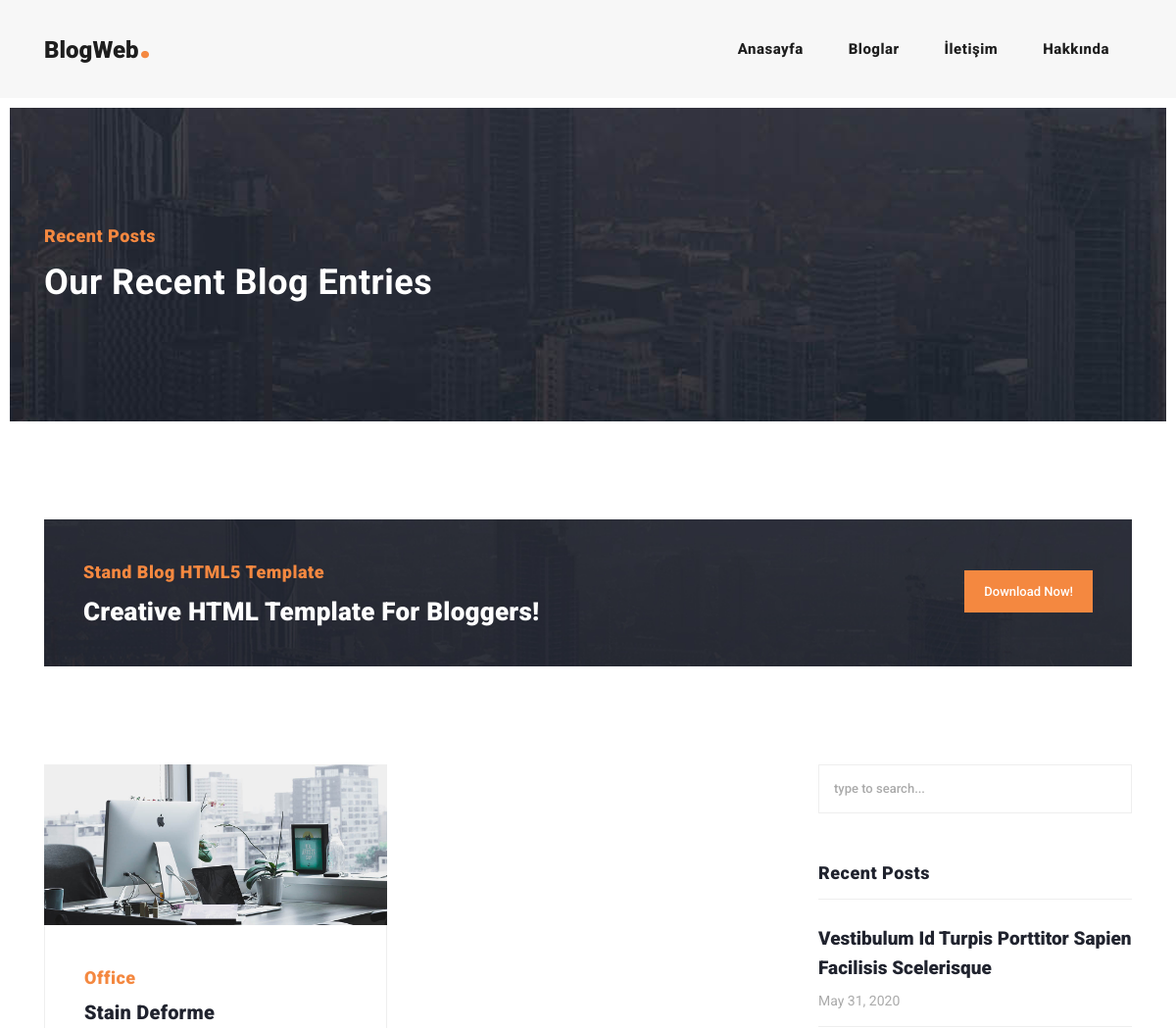
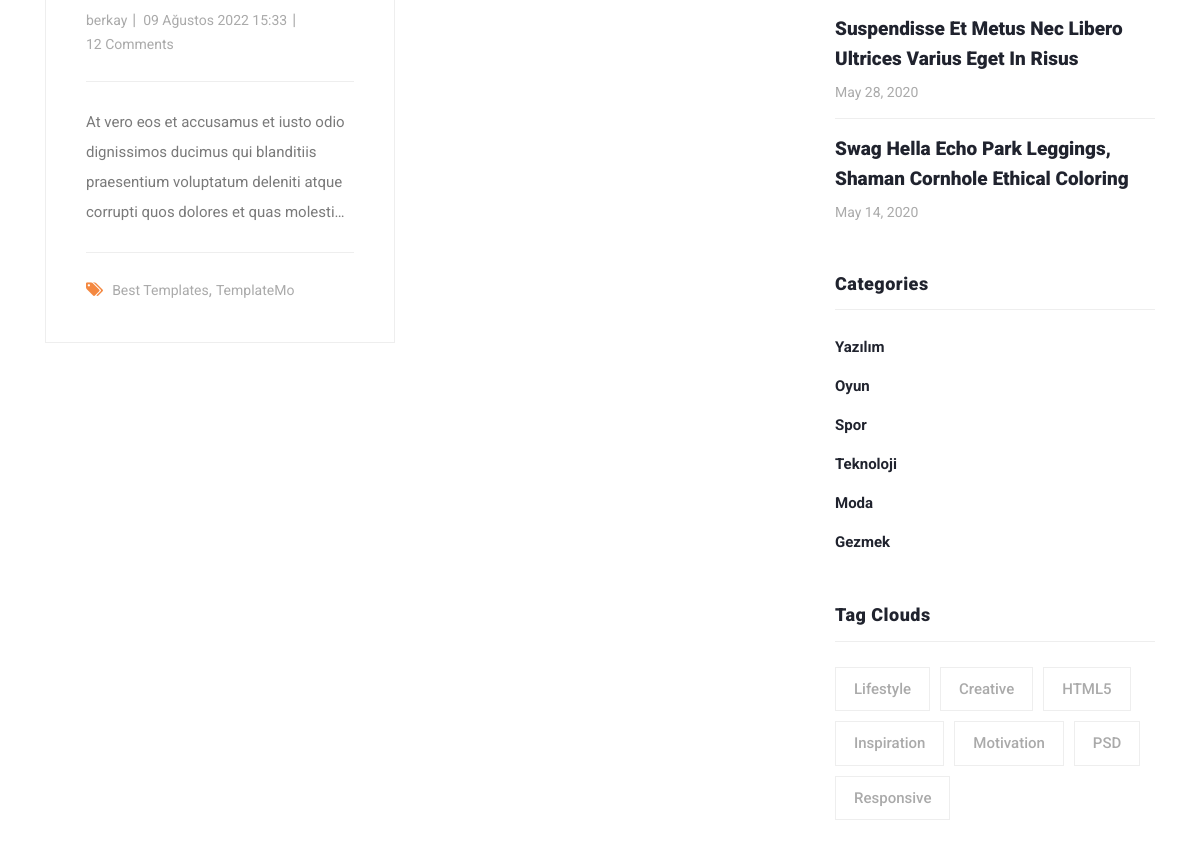
/blog/1 (upper part), run on an earlier commit of the app's database (2 pictures, top to bottom).
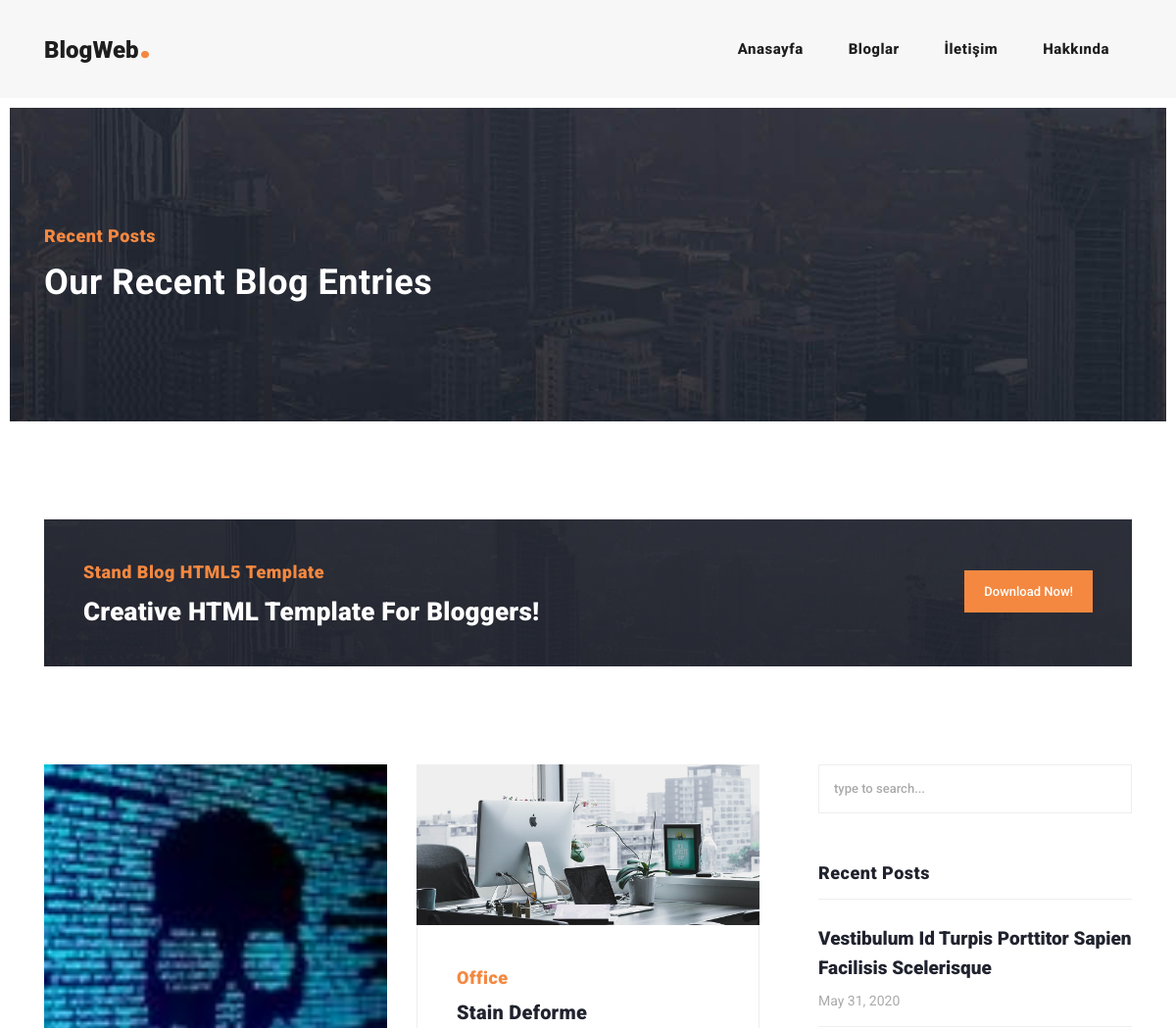
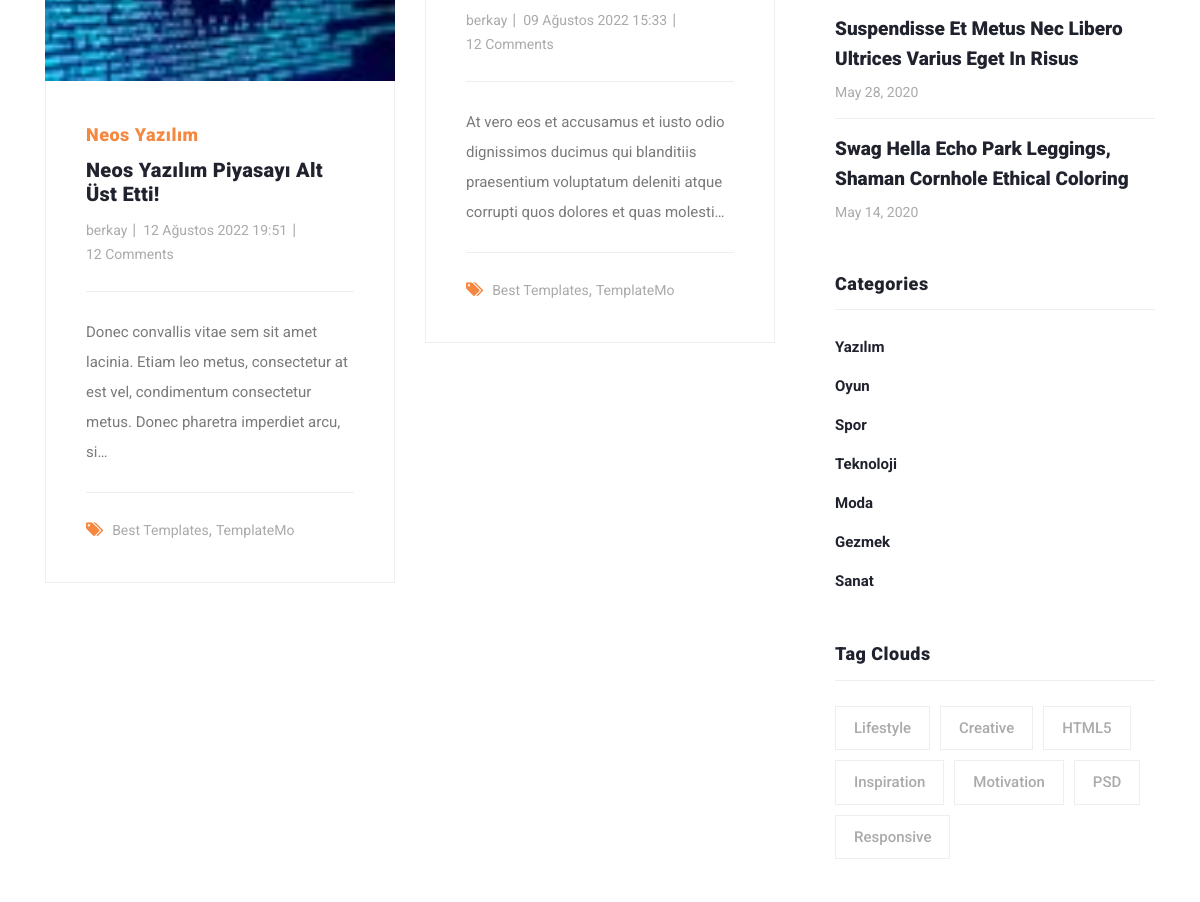
And on a later commit of the database (2 pictures, top to bottom).
### myApp/models.py (models this page shows, shortened)
class Post(models.Model):
    user = models.ForeignKey(User, on_delete=models.CASCADE, null=True)
    media = models.FileField( upload_to='', null=True, blank=True, verbose_name="Blog Resmi")
    medianame = models.CharField( max_length=100, verbose_name="media name", null=True)
    name = models.CharField( max_length=50, verbose_name="Post name")
    name2 = models.CharField( max_length=100, verbose_name="Post name2", null=True)
    textinfo = models.TextField(max_length=1000, verbose_name="Text info", null=True)
    textpost = models.TextField(verbose_name="Text post", null=True)
    dateshare = models.DateTimeField(blank=True, null=True, verbose_name="Share Date", auto_now_add=True)
    category = models.ForeignKey(Category, on_delete=models.CASCADE, null=True) # categoriyle ilişki kuruldu
    class Meta:
        ordering = ['-dateshare']

class Category(models.Model):
    title = models.CharField(max_length=200)
    slug = models.SlugField(max_length=200, default="")
    image = models.ImageField(null=True, blank=True, upload_to="category")

### myApp/views.py (the view)
# urls.py: path('blog/<int:pk>', categoryShow, name='category'),
def categoryShow(request, pk):
    posts = Post.objects.all()
    postpk = get_object_or_404(Category, pk=pk)
    print(postpk.title)
    context = {
        'postpk' : postpk,
        'posts' : posts,
        'category': Category.objects.all(),
    }
    return render(request, 'category.html', context)

### templates/category.html (shortened to what this page needs)
{% include "partials/_header.html" %}
{% load static %}
<div class="heading-page header-text">
    <section class="page-heading">
        <div class="container">
            <div class="row">
                <div class="col-lg-12">
                    <div class="text-content">
                        <h4>Recent Posts</h4>
                        <h2>Our Recent Blog Entries</h2>
                    </div>
                </div>
            </div>
        </div>
    </section>
</div>
<section class="call-to-action">
    <div class="container">
        <div class="row">
            <div class="col-lg-12">
                <div class="main-content">
                    <div class="row">
                        <div class="col-lg-8">
                            <span>Stand Blog HTML5 Template</span>
                            <h4>Creative HTML Template For Bloggers!</h4>
                        </div>
                        <div class="col-lg-4">
                            <div class="main-button">
                                <a href="https://templatemo.com/tm-551-stand-blog" target="_parent">Download Now!</a>
                            </div>
                        </div>
                    </div>
                </div>
            </div>
        </div>
    </div>
</section>
<section class="blog-posts grid-system">
    <div class="container">
        <div class="row">
            <div class="col-lg-8">
                <div class="all-blog-posts">
                    <div class="row">
                        {% for post in posts %}
                        {% if post.category_id == postpk.id %}
                        <div class="col-lg-6">
                            <div class="blog-post">
                                <div class="blog-thumb">
                                    <img src="{{ post.media.url }}" alt="">
                                </div>
                                <div class="down-content">
                                    <span>{{ post.name }}</span>
                                    <a href="{% url 'detail' post.id %}">
                                        <h4>{{ post.name2 }}</h4>
                                    </a>
                                    <ul class="post-info">
                                        <li><a href="#">{{ post.user }}</a></li>
                                        <li><a href="#">{{ post.dateshare }}</a></li>
                                        <li><a href="#">12 Comments</a></li>
                                    </ul>
                                    <p>{{ post.textinfo | truncatechars:150 }}</p>
                                    <div class="post-options">
                                        <div class="row">
                                            <div class="col-lg-12">
                                                <ul class="post-tags">
                                                    <li><i class="fa fa-tags"></i></li>
                                                    <li><a href="#">Best Templates</a>,</li>
                                                    <li><a href="#">TemplateMo</a></li>
                                                </ul>
                                            </div>
                                        </div>
                                    </div>
                                </div>
                            </div>
                        </div>
                        {% endif %}
                        {% endfor %}
                    </div>
                </div>
            </div>
            <div class="col-lg-4">
                <div class="sidebar">
                    <div class="row">
                        <div class="col-lg-12">
                            <div class="sidebar-item search">
                                <form id="search_form" name="gs" method="GET" action="#">
                                    <input type="text" name="q" class="searchText" placeholder="type to search..."
                                        autocomplete="on">
                                </form>
                            </div>
                        </div>
                        <div class="col-lg-12">
                            <div class="sidebar-item recent-posts">
                                <div class="sidebar-heading">
                                    <h2>Recent Posts</h2>
                                </div>
                                <div class="content">
                                    <ul>
                                        <li><a href="post-details.html">
                                                <h5>Vestibulum id turpis porttitor sapien facilisis scelerisque</h5>
                                                <span>May 31, 2020</span>
                                            </a></li>
                                        <li><a href="post-details.html">
                                                <h5>Suspendisse et metus nec libero ultrices varius eget in risus</h5>
                                                <span>May 28, 2020</span>
                                            </a></li>
                                        <li><a href="post-details.html">
                                                <h5>Swag hella echo park leggings, shaman cornhole ethical coloring</h5>
                                                <span>May 14, 2020</span>
                                            </a></li>
                                    </ul>
                                </div>
                            </div>
                        </div>
                        <div class="col-lg-12">
                            <div class="sidebar-item categories">
                                <div class="sidebar-heading">
                                    <h2>Categories</h2>
                                </div>
                                <div class="content">
                                    <ul>
                                        {% for cate in category %}
                                        <li><a href="{% url 'category' cate.id %}"> {{ cate.title }} </a></li>
                                        {% endfor %}
                                    </ul>
                                </div>
                            </div>
                        </div>
                        <div class="col-lg-12">
                            <div class="sidebar-item tags">
                                <div class="sidebar-heading">
                                    <h2>Tag Clouds</h2>
                                </div>
                                <div class="content">
                                    <ul>
                                        <li><a href="#">Lifestyle</a></li>
                                        <li><a href="#">Creative</a></li>
                                        <li><a href="#">HTML5</a></li>
                                        <li><a href="#">Inspiration</a></li>
                                        <li><a href="#">Motivation</a></li>
                                        <li><a href="#">PSD</a></li>
                                        <li><a href="#">Responsive</a></li>
                                    </ul>
                                </div>
                            </div>
                        </div>
                    </div>
                </div>
            </div>
        </div>
    </div>
</section>
{% include "partials/_footer.html" %}

### templates/partials/_header.html (shortened to what this page needs)
{% load static %}
<!DOCTYPE html>
<html lang="en">
<head>
    <link href="{% static 'vendor/bootstrap/css/bootstrap.min.css' %}" rel="stylesheet">
    <link rel="stylesheet" href="{% static 'css/fontawesome.css' %}">
    <link rel="stylesheet" href="{% static 'css/templatemo-stand-blog.css' %}">
    <link rel="stylesheet" href="{% static 'css/owl.css' %}">
</head>
<body>
    <header class="">
        <nav class="navbar navbar-expand-lg">
            <div class="container">
                <a class="navbar-brand" href="/">
                    <h2>BlogWeb<em>.</em></h2>
                </a>
                <div class="collapse navbar-collapse" id="navbarResponsive">
                    <ul class="navbar-nav ml-auto">
                        <li class="nav-item {% if request.path == '/' %}active{% endif %}">
                            <a class="nav-link" href="{% url 'index' %}">Anasayfa
                            </a>
                        </li>
                        <li class="nav-item">
                            <a class="nav-link {% if request.path == '/blog/' %}active{% endif %}" href="{% url 'blog' %}">Bloglar</a>
                        </li>
                        <li class="nav-item">
                            <a class="nav-link {% if request.path == '/contact/' %}active{% endif %}" href="{% url 'contact' %}">İletişim</a>
                        </li>
                        <li class="nav-item">
                            <a class="nav-link {% if request.path == '/about/' %}active{% endif %}" href="{% url 'about' %}">Hakkında</a>
                        </li>
                    </ul>
                </div>
            </div>
        </nav>
    </header>

### templates/partials/_footer.html (shortened to what this page needs)
{% load static %}
</body>
</html>

What changed in the data, as far as the page shows it:
added Post: media (picture), name "Neos Yazılım", name2 "Neos Yazılım Piyasayı Alt Üst Etti!", user "berkay", dateshare "12 Ağustos 2022 19:51", textinfo "Donec convallis vitae sem sit amet lacinia. Etiam leo metus, consectetur at est vel, condimentum consectetur metus. Donec pharetra imperdiet arcu, si…"
added Category: title "Sanat"
